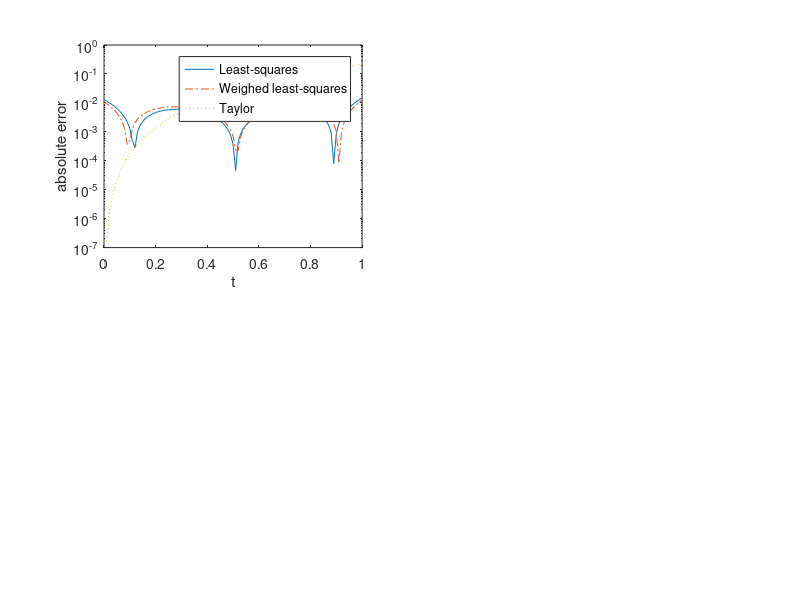

This figure's MATLAB source:
% Program to generate the data for the hilbert approximation to
% the exponential function

% Copyright 1999 by Todd K. Moon

x=0:0.01:1;
% regular L2 
G = hilb(3);
e = exp(1);
b = [e-1;1;e-2];
a = G\b;
ar = a(length(a):-1:1);

% Taylor series
a2 = [0.5;1;1];

% Weighted norm
t = sqrt(5/2);
G = [0.5*t  t/4      3*t/16
     t/4    3*t/16   5*t/32
     3*t/16 5*t/32   13*t/96];
b = [1.38603; 0.860513; 0.690724];
aw = G\b;
aw = aw(length(aw):-1:1);

ear = exp(x) - polyval(ar,x);
eaw = exp(x) - polyval(aw,x);
ea2 = exp(x) - polyval(a2,x);

% ar: least-squares  (yellow)
% a2: Taylor         (red)
% aw: Weighted       (cyan)

%plot(x,exp(x)-polyval(ar,x),'y',x,exp(x)-polyval(aw,x),'c',x,exp(x)-polyval(a2,x),'r')
clf
subplot(2,2,1);
semilogy(x,abs(ear),'-',x,abs(eaw),'-.',x,abs(ea2),':')
legend('Least-squares','Weighed least-squares','Taylor')
xlabel('t')
ylabel('absolute error')

% ar: least squares (yellow)
% aw: weighted (cyan)

%plot(x,exp(x)-polyval(ar,x),'y',x,exp(x)-polyval(aw,x),'c')